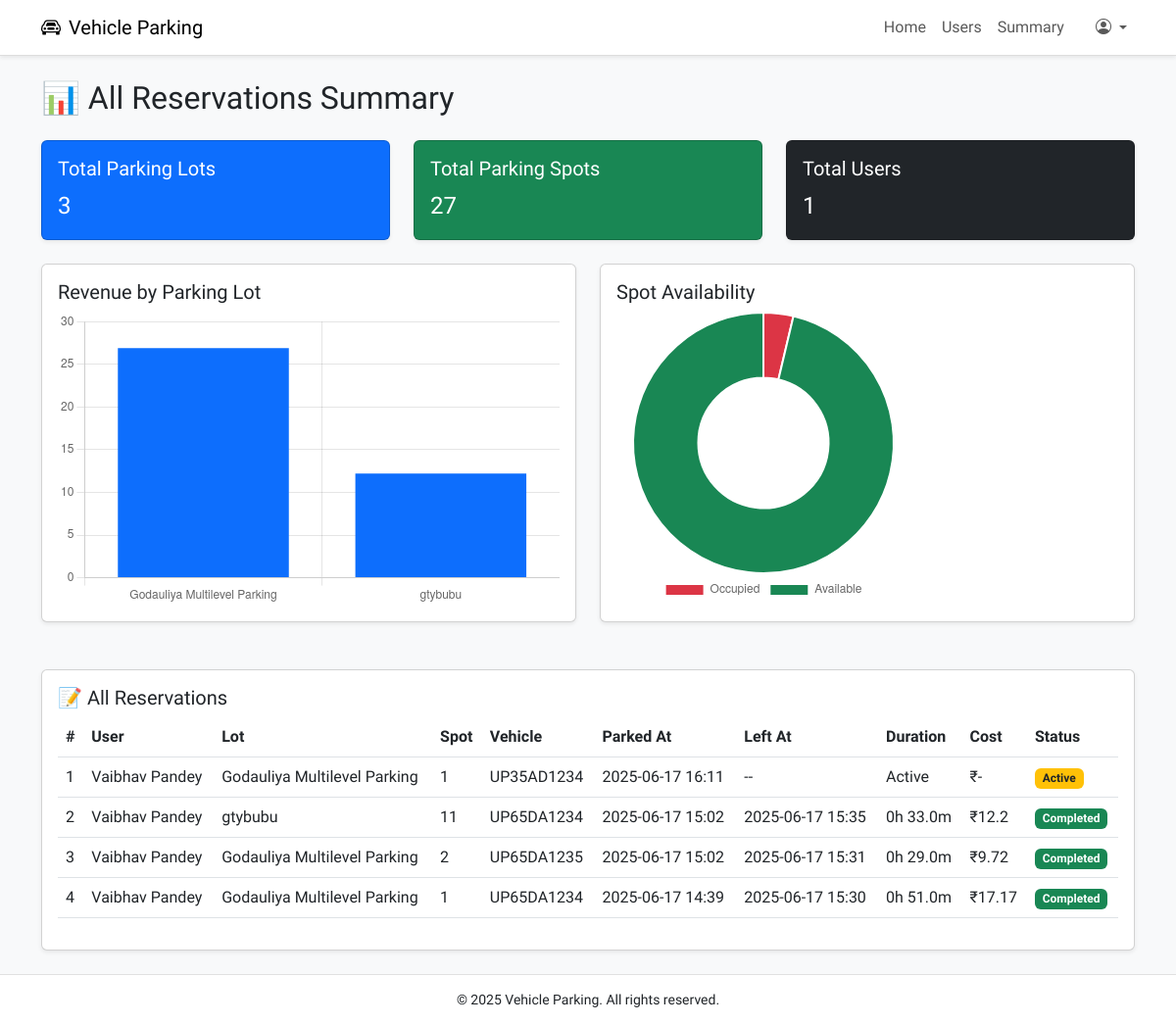
The app's page /admin/summary (signed in), older data.
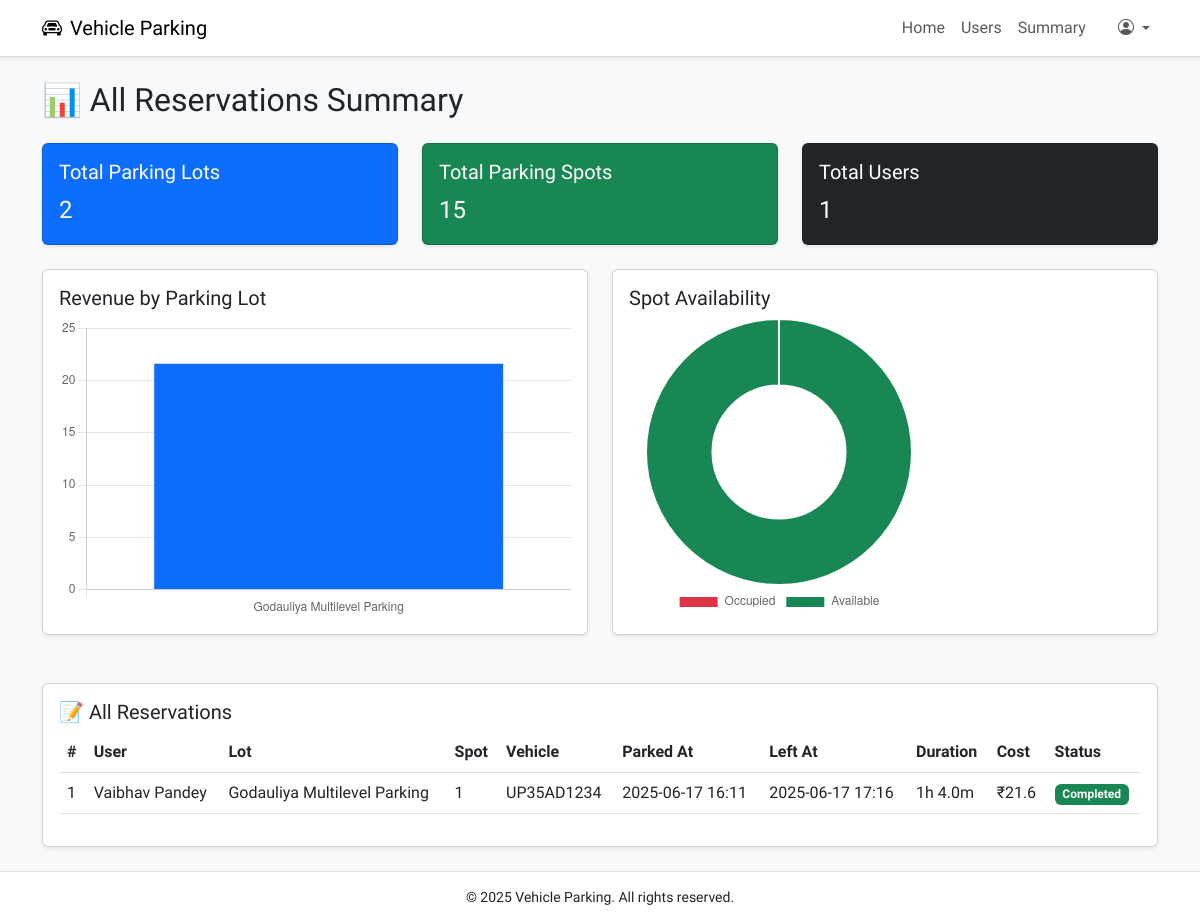
The same page, newer data.
### models.py (models this page shows, shortened)
class Reservation(db.Model):
    __tablename__ = 'reservation'
    id = db.Column(db.Integer, primary_key=True)
    spot_id = db.Column(db.Integer, db.ForeignKey('parking_spot.id'), nullable=False)
    user_id = db.Column(db.Integer, db.ForeignKey('user.id'), nullable=False)
    vehicle_number = db.Column(db.String(20), nullable=False)
    parking_timestamp = db.Column(db.DateTime, default=datetime.utcnow)
    leaving_timestamp = db.Column(db.DateTime)
    parking_cost = db.Column(db.Float)
    is_active = db.Column(db.Boolean, default=True)

class User(db.Model, UserMixin):
    __tablename__ = 'user'
    id = db.Column(db.Integer, primary_key=True)
    username = db.Column(db.String(100), unique=True, nullable=False)
    full_name = db.Column(db.String(100), nullable=False)
    email = db.Column(db.String(100), unique=True, nullable=False)
    password_hash = db.Column(db.String(200), nullable=False)
    address = db.Column(db.String(200))
    pin_code = db.Column(db.String(10))
    role = db.Column(db.String(20), nullable=False, default='user')
    created_at = db.Column(db.DateTime, default=datetime.utcnow)
    reservations = db.relationship('Reservation', backref='user', lazy=True)

class ParkingLot(db.Model):
    __tablename__ = 'parking_lot'
    id = db.Column(db.Integer, primary_key=True)
    city_id = db.Column(db.Integer, db.ForeignKey('city.id'), nullable=False)
    prime_location_name = db.Column(db.String(100), nullable=False)
    address = db.Column(db.String(200))
    pin_code = db.Column(db.String(10))
    price_per_hour = db.Column(db.Float, nullable=False)
    max_spots = db.Column(db.Integer, nullable=False)
    created_at = db.Column(db.DateTime, default=datetime.utcnow)
    spots = db.relationship('ParkingSpot', backref='lot', cascade='all, delete-orphan', lazy=True)

class ParkingSpot(db.Model):
    __tablename__ = 'parking_spot'
    id = db.Column(db.Integer, primary_key=True)
    lot_id = db.Column(db.Integer, db.ForeignKey('parking_lot.id', ondelete='CASCADE'), nullable=False)
    status = db.Column(db.String(1), default='A')  # A = Available, O = Occupied
    created_at = db.Column(db.DateTime, default=datetime.utcnow)
    reservation = db.relationship('Reservation', backref='spot', uselist=False)

### controllers/admin.py (the view)
@admin_bp.route('/summary')
@login_required
@admin_required
def summary():
    total_lots = ParkingLot.query.count()
    total_spots = ParkingSpot.query.count()
    total_users = User.query.filter_by(role='user').count()
    revenue_data = (
        db.session.query(
            ParkingLot.prime_location_name,
            func.coalesce(func.sum(Reservation.parking_cost), 0)
        )
        .join(ParkingSpot, ParkingSpot.lot_id == ParkingLot.id)
        .join(Reservation, Reservation.spot_id == ParkingSpot.id)
        .filter(Reservation.is_active == False)
        .group_by(ParkingLot.prime_location_name)
        .all()
    )
    chart_labels = [lot for lot, _ in revenue_data]
    chart_values = [revenue for _, revenue in revenue_data]
    total_available = ParkingSpot.query.filter_by(status='A').count()
    total_occupied = ParkingSpot.query.filter_by(status='O').count()
    reservations = Reservation.query.order_by(Reservation.parking_timestamp.desc()).all()
    return render_template(
        'admin/summary.html',
        total_lots=total_lots,
        total_spots=total_spots,
        total_users=total_users,
        chart_labels=chart_labels,
        chart_values=chart_values,
        available=total_available,
        occupied=total_occupied,
        reservations=reservations
    )

### app.py (called while the page is built)
@login_manager.user_loader
def load_user(user_id):
    user_info = session.get('user_info')
    if not user_info:
        return None
    role = user_info.get('role')
    if role == 'user':
        return User.query.get(int(user_id))
    elif role == 'admin':
        return Admin.query.get(int(user_id))
    return None

### templates/admin/summary.html (shortened to what the changed rows need)
{% extends 'base.html' %}
{% block content %}
<div class="container py-4">
    <h2 class="mb-4">📊 All Reservations Summary</h2>
    <div class="row mb-4">
        <div class="col-md-4">
            <div class="card text-white bg-primary shadow-sm">
                <div class="card-body">
                    <h5 class="card-title">Total Parking Lots</h5>
                    <p class="card-text fs-4">{{ total_lots }}</p>
                </div>
            </div>
        </div>
        <div class="col-md-4">
            <div class="card text-white bg-success shadow-sm">
                <div class="card-body">
                    <h5 class="card-title">Total Parking Spots</h5>
                    <p class="card-text fs-4">{{ total_spots }}</p>
                </div>
            </div>
        </div>
    </div>
    <div class="row mb-5">
        <div class="col-md-6">
            <div class="card shadow-sm">
                <div class="card-body">
                    <div style="height: 300px;">
                        <canvas id="revenueChart" width="100%" height="100%"></canvas>
                    </div>
                </div>
            </div>
        </div>
        <div class="col-md-6">
            <div class="card shadow-sm">
                <div class="card-body">
                    <div style="height: 300px;">
                        <canvas id="availabilityChart" width="100%" height="100%"></canvas>
                    </div>
                </div>
            </div>
        </div>
    </div>
    <div class="card shadow-sm">
        <div class="card-body">
            <table class="table table-hover">
                <thead>
                    <tr>
                        <th>#</th>
                        <th>User</th>
                        <th>Lot</th>
                        <th>Spot</th>
                        <th>Vehicle</th>
                        <th>Parked At</th>
                        <th>Left At</th>
                        <th>Duration</th>
                        <th>Cost</th>
                        <th>Status</th>
                    </tr>
                </thead>
                <tbody>
                    {% for r in reservations %}
                    <tr>
                        <td>{{ loop.index }}</td>
                        <td>{{ r.user.full_name }}</td>
                        <td>{{ r.spot.lot.prime_location_name }}</td>
                        <td>{{ r.spot.id }}</td>
                        <td>{{ r.vehicle_number }}</td>
                        <td>{{ r.parking_timestamp.strftime('%Y-%m-%d %H:%M') }}</td>
                        <td>
                            {% if r.leaving_timestamp %}
                                {{ r.leaving_timestamp.strftime('%Y-%m-%d %H:%M') }}
                            {% else %}
                                --
                            {% endif %}
                        </td>
                        <td>
                            {% if r.leaving_timestamp %}
                                {{ ((r.leaving_timestamp - r.parking_timestamp).total_seconds() // 3600)|int }}h
                                {{ ((r.leaving_timestamp - r.parking_timestamp).total_seconds() % 3600) // 60|int }}m
                            {% else %}
                                Active
                            {% endif %}
                        </td>
                        <td>₹{{ r.parking_cost if r.parking_cost else '-' }}</td>
                        <td>
                            {% if r.is_active %}
                                <span class="badge bg-warning text-dark">Active</span>
                            {% else %}
                                <span class="badge bg-success">Completed</span>
                            {% endif %}
                        </td>
                    </tr>
                    {% endfor %}
                </tbody>
            </table>
        </div>
    </div>
</div>
<script>
    const revenueCtx = document.getElementById('revenueChart').getContext('2d');
    new Chart(revenueCtx, {
        type: 'bar',
        data: {
            labels: {{ chart_labels | tojson | safe }},
            datasets: [{
                label: 'Revenue (₹)',
                data: {{ chart_values | tojson | safe }},
                backgroundColor: '#0d6efd'
            }]
        },
        options: {
            responsive: true,
            maintainAspectRatio: false,
            plugins: {
                legend: { display: false }
            },
            scales: {
                y: { beginAtZero: true }
            }
        }
    });
    const availabilityCtx = document.getElementById('availabilityChart').getContext('2d');
    new Chart(availabilityCtx, {
        type: 'doughnut',
        data: {
            labels: ['Occupied', 'Available'],
            datasets: [{
                data: {{ [occupied, available] | tojson }},
                backgroundColor: ['#dc3545', '#198754']
            }]
        },
        options: {
            responsive: true,
            plugins: {
                legend: { position: 'bottom' }
            }
        }
    });
</script>
{% endblock %}

Row changes from the older to the newer data that the page shows:
removed Reservation: user.full_name "Vaibhav Pandey", spot.lot.prime_location_name "gtybubu", spot.id "11", vehicle_number "UP65DA1234", parking_timestamp "2025-06-17 15:02", leaving_timestamp "2025-06-17 15:35", leaving_timestamp+parking_timestamp "0", leaving_timestamp+parking_timestamp "33.0", parking_cost "12.2", is_active "Completed"
removed Reservation: user.full_name "Vaibhav Pandey", spot.lot.prime_location_name "Godauliya Multilevel Parking", spot.id "2", vehicle_number "UP65DA1235", parking_timestamp "2025-06-17 15:02", leaving_timestamp "2025-06-17 15:31", leaving_timestamp+parking_timestamp "0", leaving_timestamp+parking_timestamp "29.0", parking_cost "9.72", is_active "Completed"
removed Reservation: user.full_name "Vaibhav Pandey", spot.lot.prime_location_name "Godauliya Multilevel Parking", spot.id "1", vehicle_number "UP65DA1234", parking_timestamp "2025-06-17 14:39", leaving_timestamp "2025-06-17 15:30", leaving_timestamp+parking_timestamp "0", leaving_timestamp+parking_timestamp "51.0", parking_cost "17.17", is_active "Completed"
changed Reservation "UP35AD1234": leaving_timestamp (not shown) → "2025-06-17 17:16"; leaving_timestamp+parking_timestamp (not shown) → "1"; leaving_timestamp+parking_timestamp (not shown) → "4.0"; parking_cost "-" → "21.6"; leaving_timestamp "-- Active" → "h m"; is_active "Active" → "Completed"
Text that changed along with them:
{{ total_lots }}: "3" → "2"
{{ total_spots }}: "27" → "15"
chart data {{ chart_labels | tojson | safe }}: ["Godauliya Multilevel Parking", "gtybubu"] → ["Godauliya Multilevel Parking"]
chart data {{ chart_values | tojson | safe }}: [26.89, 12.2] → [21.6]
chart data {{ [occupied, available] | tojson }}: [1, 26] → [0, 15]
